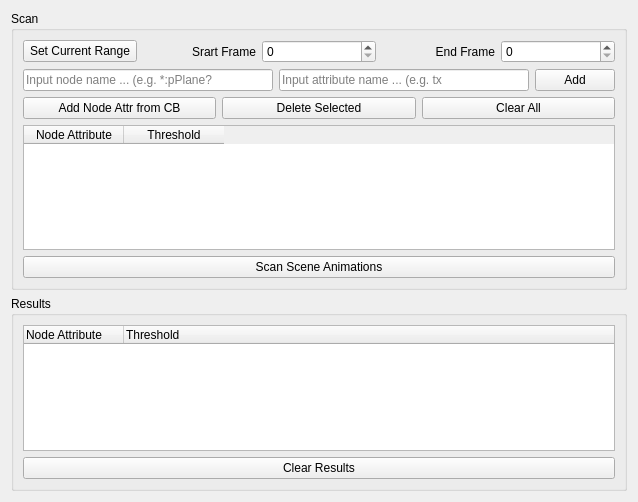
<?xml version="1.0" encoding="UTF-8"?>
<ui version="4.0">
 <class>form_main</class>
 <widget class="QWidget" name="form_main">
  <property name="geometry">
   <rect>
    <x>0</x>
    <y>0</y>
    <width>638</width>
    <height>502</height>
   </rect>
  </property>
  <property name="windowTitle">
   <string>Form</string>
  </property>
  <layout class="QVBoxLayout" name="verticalLayout_2">
   <item>
    <layout class="QHBoxLayout" name="horizontalLayout_check">
     <item>
      <widget class="QGroupBox" name="groupBox_check">
       <property name="sizePolicy">
        <sizepolicy hsizetype="Preferred" vsizetype="Expanding">
         <horstretch>0</horstretch>
         <verstretch>0</verstretch>
        </sizepolicy>
       </property>
       <property name="title">
        <string>Scan</string>
       </property>
       <layout class="QVBoxLayout" name="verticalLayout">
        <item>
         <layout class="QHBoxLayout" name="horizontalLayout_framerange">
          <item>
           <widget class="QPushButton" name="pushButton_set_range">
            <property name="text">
             <string>Set Current Range</string>
            </property>
           </widget>
          </item>
          <item>
           <widget class="QLabel" name="label_start">
            <property name="sizePolicy">
             <sizepolicy hsizetype="Minimum" vsizetype="Preferred">
              <horstretch>0</horstretch>
              <verstretch>0</verstretch>
             </sizepolicy>
            </property>
            <property name="layoutDirection">
             <enum>Qt::LeftToRight</enum>
            </property>
            <property name="text">
             <string>Srart Frame</string>
            </property>
            <property name="alignment">
             <set>Qt::AlignRight|Qt::AlignTrailing|Qt::AlignVCenter</set>
            </property>
           </widget>
          </item>
          <item>
           <widget class="QSpinBox" name="spinBox_start">
            <property name="focusPolicy">
             <enum>Qt::ClickFocus</enum>
            </property>
           </widget>
          </item>
          <item>
           <widget class="QLabel" name="label_end">
            <property name="sizePolicy">
             <sizepolicy hsizetype="Minimum" vsizetype="Preferred">
              <horstretch>0</horstretch>
              <verstretch>0</verstretch>
             </sizepolicy>
            </property>
            <property name="layoutDirection">
             <enum>Qt::LeftToRight</enum>
            </property>
            <property name="text">
             <string>End Frame</string>
            </property>
            <property name="alignment">
             <set>Qt::AlignRight|Qt::AlignTrailing|Qt::AlignVCenter</set>
            </property>
           </widget>
          </item>
          <item>
           <widget class="QSpinBox" name="spinBox_end">
            <property name="focusPolicy">
             <enum>Qt::ClickFocus</enum>
            </property>
           </widget>
          </item>
         </layout>
        </item>
        <item>
         <layout class="QHBoxLayout" name="horizontalLayout_node">
          <item>
           <widget class="QLineEdit" name="lineEdit_node">
            <property name="focusPolicy">
             <enum>Qt::ClickFocus</enum>
            </property>
            <property name="placeholderText">
             <string>Input node name ... (e.g. *:pPlane?</string>
            </property>
           </widget>
          </item>
          <item>
           <widget class="QLineEdit" name="lineEdit_attr">
            <property name="focusPolicy">
             <enum>Qt::ClickFocus</enum>
            </property>
            <property name="placeholderText">
             <string>Input attribute name ... (e.g. tx</string>
            </property>
           </widget>
          </item>
          <item>
           <widget class="QPushButton" name="pushButton_register">
            <property name="focusPolicy">
             <enum>Qt::ClickFocus</enum>
            </property>
            <property name="text">
             <string>Add</string>
            </property>
           </widget>
          </item>
         </layout>
        </item>
        <item>
         <layout class="QHBoxLayout" name="horizontalLayout_pbs">
          <item>
           <widget class="QPushButton" name="pushButton_add_node">
            <property name="focusPolicy">
             <enum>Qt::ClickFocus</enum>
            </property>
            <property name="text">
             <string>Add Node Attr from CB</string>
            </property>
           </widget>
          </item>
          <item>
           <widget class="QPushButton" name="pushButton_del_sel">
            <property name="focusPolicy">
             <enum>Qt::ClickFocus</enum>
            </property>
            <property name="text">
             <string>Delete Selected</string>
            </property>
           </widget>
          </item>
          <item>
           <widget class="QPushButton" name="pushButton_clear_all">
            <property name="focusPolicy">
             <enum>Qt::ClickFocus</enum>
            </property>
            <property name="text">
             <string>Clear All</string>
            </property>
           </widget>
          </item>
         </layout>
        </item>
        <item>
         <widget class="QTableWidget" name="tableWidget_entry">
          <property name="focusPolicy">
           <enum>Qt::ClickFocus</enum>
          </property>
          <property name="alternatingRowColors">
           <bool>true</bool>
          </property>
          <property name="selectionBehavior">
           <enum>QAbstractItemView::SelectRows</enum>
          </property>
          <column>
           <property name="text">
            <string>Node Attribute</string>
           </property>
          </column>
          <column>
           <property name="text">
            <string>Threshold</string>
           </property>
          </column>
         </widget>
        </item>
        <item>
         <widget class="QPushButton" name="pushButton_scan">
          <property name="focusPolicy">
           <enum>Qt::ClickFocus</enum>
          </property>
          <property name="text">
           <string>Scan Scene Animations</string>
          </property>
         </widget>
        </item>
       </layout>
      </widget>
     </item>
    </layout>
   </item>
   <item>
    <widget class="QGroupBox" name="groupBox_results">
     <property name="title">
      <string>Results</string>
     </property>
     <layout class="QVBoxLayout" name="verticalLayout_3">
      <item>
       <layout class="QHBoxLayout" name="horizontalLayout_results">
        <item>
         <widget class="QTreeWidget" name="treeWidget_results">
          <property name="focusPolicy">
           <enum>Qt::ClickFocus</enum>
          </property>
          <column>
           <property name="text">
            <string>Node Attribute</string>
           </property>
          </column>
          <column>
           <property name="text">
            <string>Threshold</string>
           </property>
          </column>
          <item>
           <property name="text">
            <string/>
           </property>
          </item>
         </widget>
        </item>
       </layout>
      </item>
      <item>
       <layout class="QHBoxLayout" name="horizontalLayout_pbs2">
        <item>
         <widget class="QPushButton" name="pushButton_clear_results">
          <property name="sizePolicy">
           <sizepolicy hsizetype="Minimum" vsizetype="Fixed">
            <horstretch>0</horstretch>
            <verstretch>0</verstretch>
           </sizepolicy>
          </property>
          <property name="focusPolicy">
           <enum>Qt::ClickFocus</enum>
          </property>
          <property name="text">
           <string>Clear Results</string>
          </property>
         </widget>
        </item>
       </layout>
      </item>
     </layout>
    </widget>
   </item>
  </layout>
 </widget>
 <resources/>
 <connections/>
</ui>
